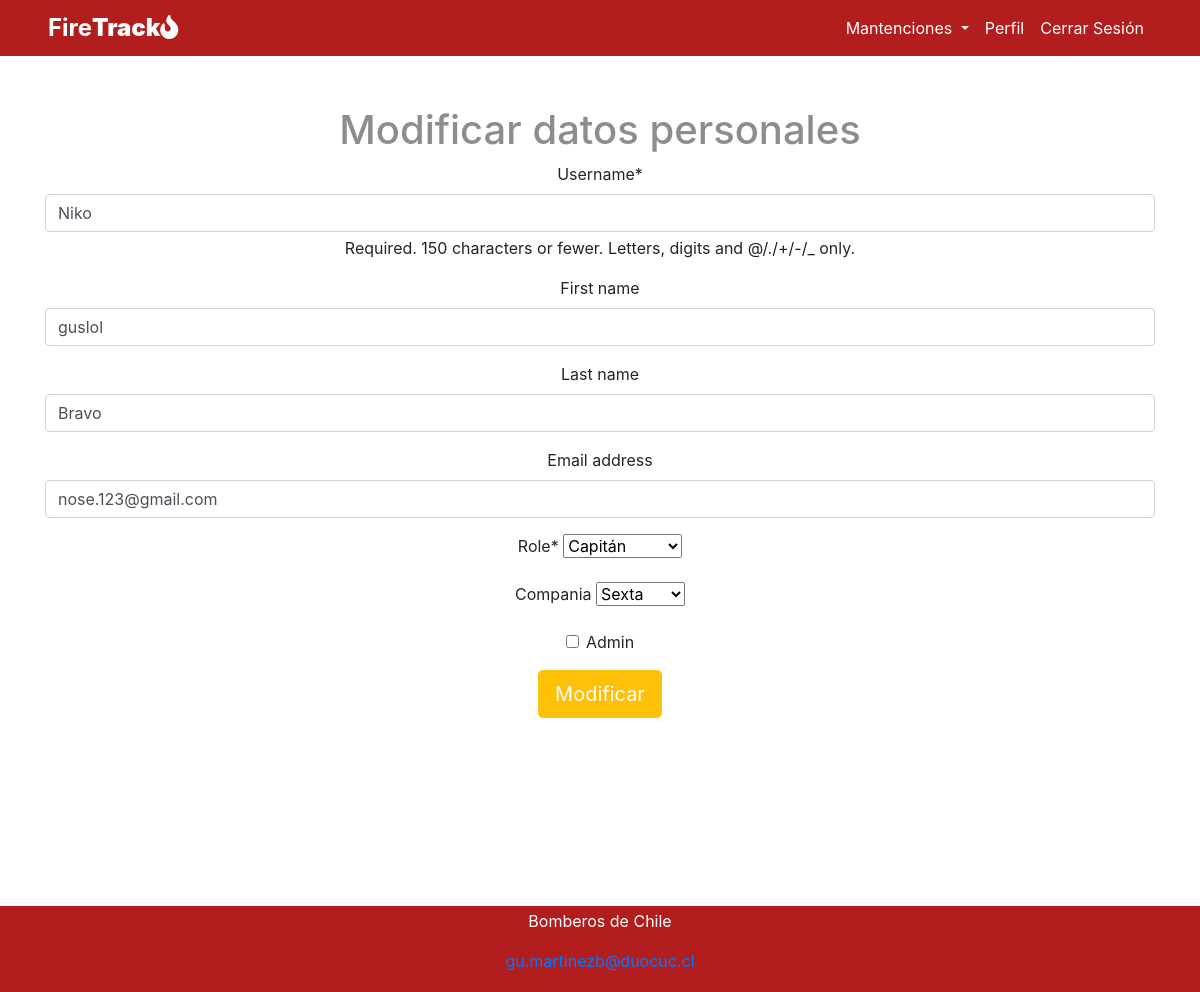
Page /moduser/2 (signed in) on the committed database.
### app_bomberos/models.py (models this page shows)
class CustomUser(AbstractUser):
    ROLE_CHOICES = (
        ('capitan', 'Capitán'),
        ('mecanico', 'Mecánico'),
        ('comandante', 'Comandante'),
    )
    role = models.CharField(max_length=10, choices=ROLE_CHOICES, default='mecanico')
    compania = models.ForeignKey(Compañia, on_delete=models.SET_NULL, default="Sin Compañia",null=True, blank=True)
    sueldo = models.IntegerField(default=0, blank=True, null=True)
    valor_por_hora = models.DecimalField(max_digits=9, decimal_places=2, default=0, blank=True, null=True)
    admin = models.BooleanField(default=False)

### app_bomberos/views.py (the view, shortened to what this page needs)
# urls.py: path('moduser/<int:id>',views.moduser, name='moduser'),
@login_required
def moduser(request,id):
    us = request.user
    user_role = request.session.get('user_role', None)
    form=frmModUser(instance=us)
    contexto={
        "form":form,
        "user_role": user_role,
    }
    return render(request,"app_bomberos/moduser.html",contexto)

### app_bomberos/forms.py
class frmModUser(UserChangeForm):
    class Meta:
        model=CustomUser
        fields=["username","first_name","last_name","email","role","compania","sueldo","valor_por_hora","admin"]

### app_bomberos/models.py (called while the page is built)
    def __str__(self):
        return self.nombre_compania

### app_bomberos/templates/app_bomberos/moduser.html (shortened to what this page needs)
{% extends 'app_bomberos/base.html' %}
{% load static %}
{% load crispy_forms_tags %}
{% block content %}
<div class="container" style="margin-top: 50px;">
    <form class="form" action="" method="post" enctype="multipart/form-data">
    <div>
        <h1 style="color: #8d8d8d;">Modificar datos personales</h1>
    </div>
    <form action="">
        <div class="row">
            <div class="col-sm-12">
                <div class="form-group">
                    {{ form.username|as_crispy_field }}
                    {{ form.first_name|as_crispy_field }}
                    {{ form.last_name|as_crispy_field }}
                    {{ form.email|as_crispy_field }}
                    {{ form.role|as_crispy_field }}
                    {{ form.compania|as_crispy_field }}
                    {{ form.admin|as_crispy_field }}
                   {% if form %}
                   <input type="submit" value="Modificar" class="btn btn-warning btn-lg text-white">
                   {% endif %}
    </form>
  </div>
 </div>
{% endblock content %}

### rows in the picture
CustomUser: username "Niko", first_name "guslol", last_name "Bravo", email "nose.123@gmail.com", role "Capitán", compania "Sexta"
